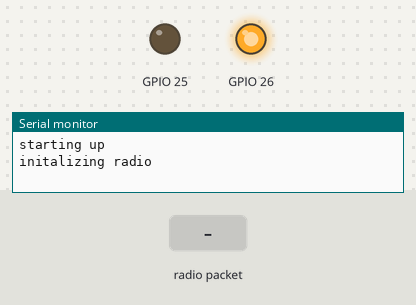
Bench run of a sketch on a simulated ESP32. On the bench: output pins drawn as LEDs (lit = HIGH), the last lines printed to the serial monitor. The inputs (shaded band) are chosen by the test bench. No radio packets arrive unless stated. At 8.0 s the program stops and its outputs stay as they are.

Above: at 2.2 s.
2.3 s: radio packet "1" arrives
At 3.7 s:
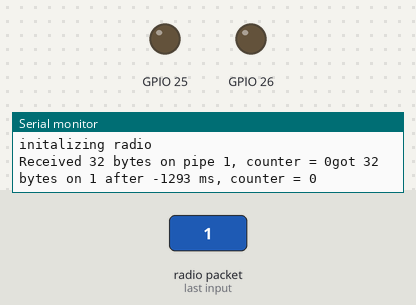
Timing chart, 0 to 5.3 s (numbered marks = the images above; inputs shaded):
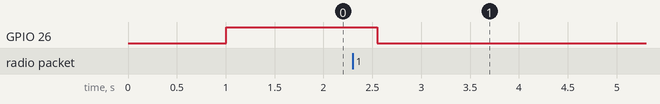

Measured:
- after the input at 2.3 s, GPIO 26: HIGH → LOW after 0.25 s

The sketch:

rfpong_client.ino
```cpp
#define RADIO_ID 1

#include "rfpong_common.h"

#include <SPI.h>
#include <RF24.h>

Ui ui(STATUS_BAD, STATUS_GOOD);
Data data(RADIO_ID);
RF24 radio(CE_PIN, CSN_PIN);

Payload payload(data.getAddress());
bool radioInitialized = false;

void initSerial() {
  Serial.begin(115200);
  sleep(1);
  Serial.println("starting up");
}

void initRadio() {
  Serial.println("initalizing radio");

  radioInitialized = false;
  if (radio.begin()) {
    radioInitialized = true;
    ui.goodStatus();

    radio.setPALevel(RF24_PA_LOW);
    radio.setPayloadSize(sizeof(payload));
  } else {
    Serial.println(F("radio hardware is not responding!!"));
    ui.badStatus();
  }
}

uint64_t sendRequest() {
  if (!radioInitialized) {
    return 0;
  }

  radio.stopListening();
  radio.openWritingPipe(data.getAddress());
  if (radio.write(&payload, sizeof(payload))) {
    return millis();
  } else {
    return 0;
  }
}

void waitForResponse(uint64_t const &startTime) {
  if (!radioInitialized) {
    return;
  }

  radio.startListening();

  radio.openReadingPipe(data.getRadioId(), data.getAddress());
  bool gotResponse = false;
  for (int currentTime = millis(); !gotResponse && currentTime < startTime + 2000; currentTime = millis()) {
    uint8_t pipe;
    if (radio.available(&pipe)) {
      uint64_t tof = startTime - currentTime;
      ui.goodStatus();
      uint8_t bytes = radio.getPayloadSize();
      radio.read(&payload, bytes);
      Serial.print(F("Received "));
      Serial.print(bytes);
      Serial.print(F(" bytes on pipe "));
      Serial.print(pipe);
      Serial.print(F(", counter = "));
      Serial.print(payload.counter);
      Serial.printf(F("got %d bytes on %d after %d ms, counter = %d"), bytes, pipe, tof, payload.counter);
      delay(250);
      ui.noStatus();
    }
  }

  radio.stopListening();
}

void setup() {
  initSerial();
  initRadio();
}

void loop() {
  uint64_t requestTime = sendRequest();
  if (requestTime) {
    ui.goodStatus();
    waitForResponse(requestTime);
    payload.counter++;
    delay(4999);
  } else {
    ui.badStatus();
    delay(999);
  }

  while(1);

  delay(1);
}
```

rfpong_common.h
```cpp
#ifndef STATUS_BAD
#define STATUS_BAD 25
#endif

#ifndef STATUS_GOOD
#define STATUS_GOOD 26
#endif

#ifndef CE_PIN
#define CE_PIN 21
#endif

#ifndef CSN_PIN
#define CSN_PIN 22
#endif

#ifndef RADIO_ID
#define RADIO_ID 0
#endif

struct Payload {
  Payload() = default;

  Payload(uint64_t address) {
    this->address = address;
    this->counter = 0;
  }

  uint64_t address;
  uint64_t counter;
};

class Ui {
  private:
    uint8_t _bad = 0;
    uint8_t _good = 0;

  public:
    Ui(uint8_t bad, uint8_t good) {
      _bad = bad;
      _good = good;

      pinMode(_bad, OUTPUT);
      pinMode(_good, OUTPUT);
      noStatus();
    }

    void noStatus() {
      digitalWrite(_bad, LOW);
      digitalWrite(_good, LOW);
    }

    void goodStatus() {
      digitalWrite(_bad, LOW);
      digitalWrite(_good, HIGH);
    }

    void badStatus() {
      digitalWrite(_good, LOW);
      digitalWrite(_bad, HIGH);
    }
};

class Data {
  private:
    const uint64_t address[6] = { 0x5F62617365LL,
                                  0x5F73617431LL,
                                  0x5F73617432LL,
                                  0x5F73617433LL,
                                  0x5F73617434LL,
                                  0x5F73617435LL };
    uint8_t _radioId = 0;

  public:
    Data(uint8_t radioId) {
      _radioId = radioId;
    }

    uint8_t getSize() {
      return std::size(address);
    }

    uint64_t getAddress() {
      return address[_radioId];
    }

    uint64_t getAddress(uint8_t index) {
      return address[index];
    }

    uint8_t getRadioId() {
      return _radioId;
    }
};
```
